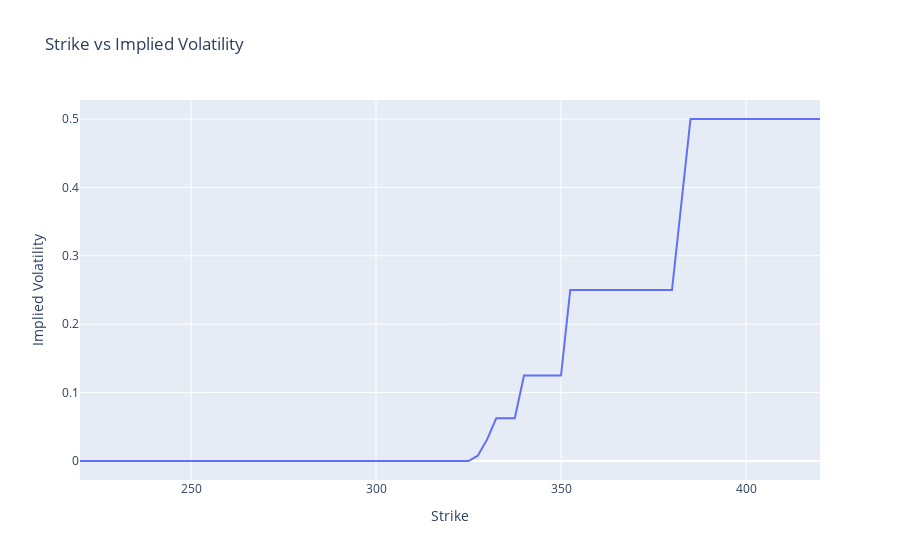

The cell this chart's notebook holds for it:
### Code cell
# plot implied volatility vs strike
fig = go.Figure()
fig.add_trace(go.Scatter(x=options_df.index, y=options_df.impliedVolatility, mode='lines'))

fig.update_layout(title="Strike vs Implied Volatility", xaxis_title="Strike", yaxis_title="Implied Volatility")
fig.show()

### Figure 1 — Plotly figure (JSON) as saved in the notebook; plotly's stock layout.template omitted (floating-point values rounded to 4 significant figures)
{"data": [{"mode": "lines", "type": "scatter", "x": [220, 245, 250, 287.5, 290, 292.5, 295, 300, 302.5, 305, 307.5, 310, 312.5, 315, 317.5, 320, 322.5, 325, 327.5, 330, 332.5, 335, 337.5, 340, 342.5, 345, 347.5, 350, 352.5, 355, 357.5, 360, 365, 367.5, 370, 375, 380, 385, 390, 395, 400, 405, 420], "y": [1e-05, 1e-05, 1e-05, 1e-05, 1e-05, 1e-05, 1e-05, 1e-05, 1e-05, 1e-05, 1e-05, 1e-05, 1e-05, 1e-05, 1e-05, 1e-05, 1e-05, 1e-05, 0.007822, 0.03126, 0.06251, 0.06251, 0.06251, 0.125, 0.125, 0.125, 0.125, 0.125, 0.25, 0.25, 0.25, 0.25, 0.25, 0.25, 0.25, 0.25, 0.25, 0.5, 0.5, 0.5, 0.5, 0.5, 0.5]}], "layout": {"title": {"text": "Strike vs Implied Volatility"}, "xaxis": {"title": {"text": "Strike"}}, "yaxis": {"title": {"text": "Implied Volatility"}}}}
